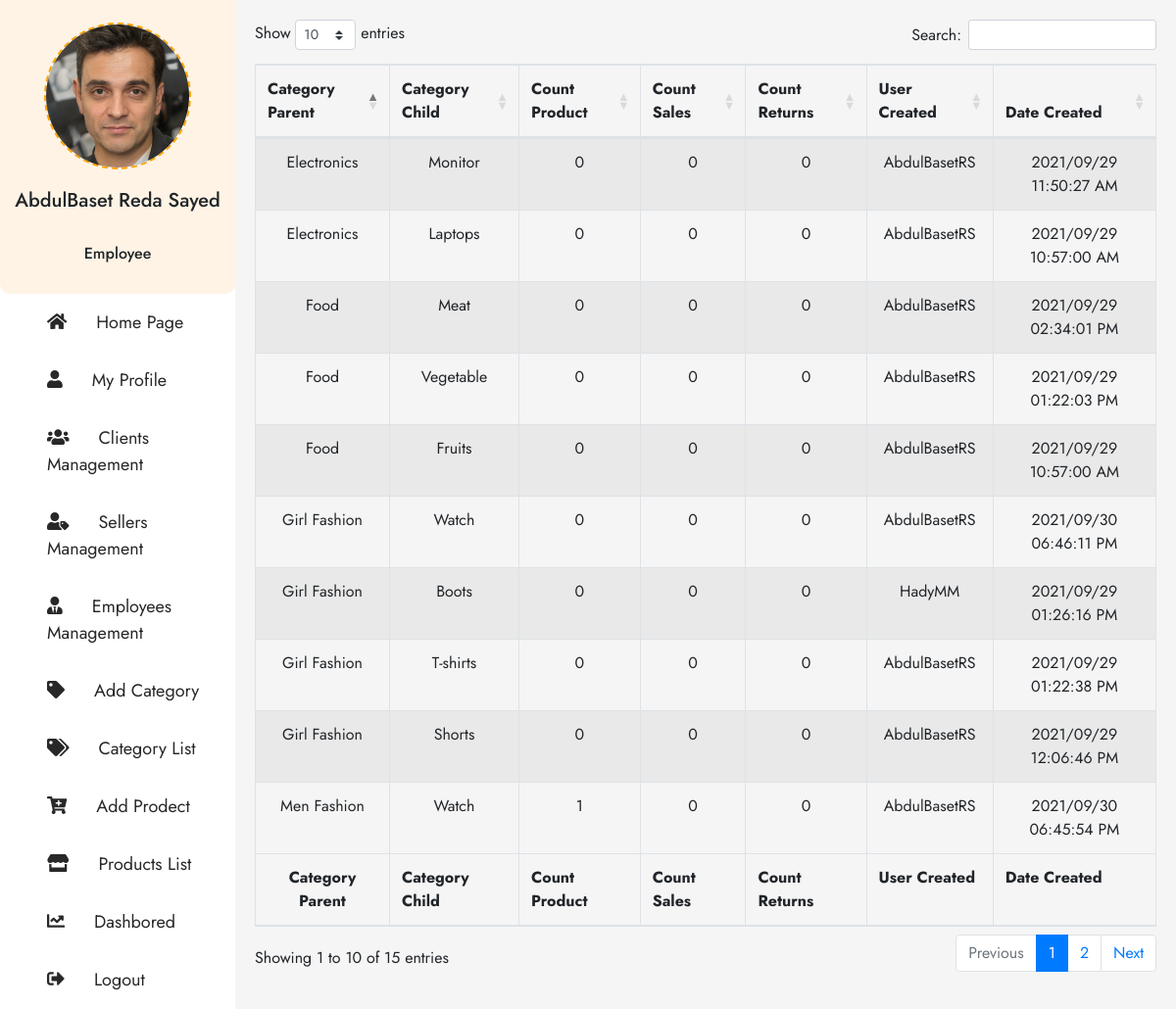
/Category-List.php (signed in), run on an earlier commit of the app's database.
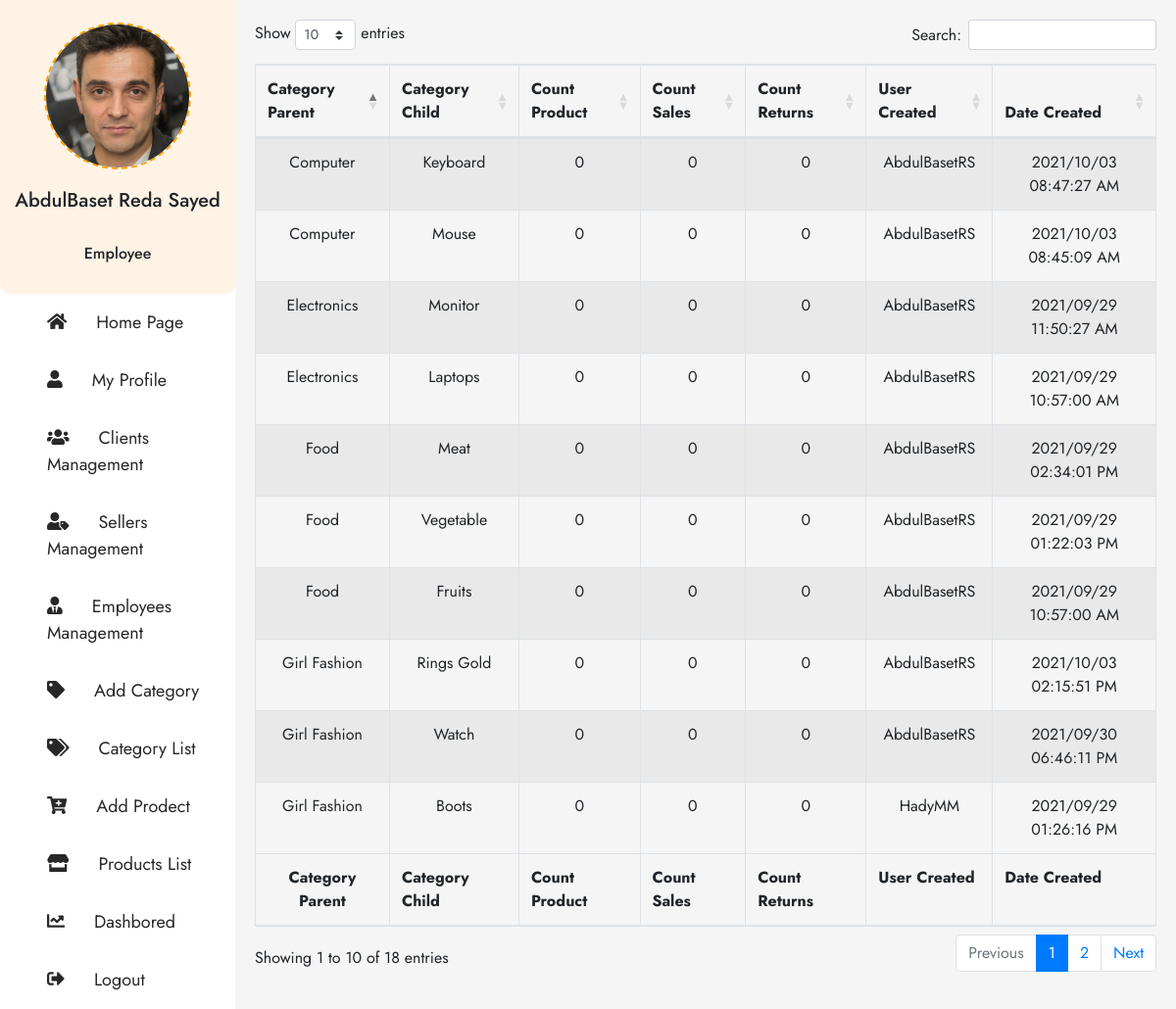
And on a later commit of the database.
### tables this page shows
CREATE TABLE `ha_category_list` (
  `HA_C_L_ID` bigint(20) UNSIGNED NOT NULL,
  `HA_C_L_Category_Name` varchar(255) NOT NULL,
  `HA_C_L_Parent_ID` varchar(255) NOT NULL,
  `HA_C_L_Status` varchar(255) NOT NULL,
  `HA_C_L_Count_Products` varchar(255) NOT NULL,
  `HA_C_L_Count_Sales` varchar(255) NOT NULL,
  `HA_C_L_Count_Returns` varchar(255) NOT NULL,
  `HA_C_L_Date_Created` varchar(255) NOT NULL,
  `HA_C_L_Time_Created` varchar(255) NOT NULL,
  `HA_C_L_User_ID_Created` varchar(255) NOT NULL
);

CREATE TABLE `ha_users` (
  `HA_U_ID` bigint(20) UNSIGNED NOT NULL,
  `HA_U_Username` varchar(255) NOT NULL,
  `HA_U_Password` varchar(255) NOT NULL,
  `HA_U_User_Status` varchar(255) NOT NULL,
  `HA_U_Last_Login` varchar(255) NOT NULL,
  `HA_U_First_Name` varchar(255) NOT NULL,
  `HA_U_Gender` varchar(255) NOT NULL,
  `HA_U_Second_Name` varchar(255) NOT NULL,
  `HA_U_Last_Name` varchar(255) NOT NULL,
  `HA_U_Country` varchar(255) NOT NULL,
  `HA_U_Email` varchar(255) NOT NULL,
  `HA_U_User_Type` varchar(255) NOT NULL,
  `HA_P_Views` varchar(255) NOT NULL,
  `HA_U_Sales` varchar(255) NOT NULL,
  `HA_U_Purchase` varchar(255) NOT NULL,
  `HA_U_Date_Created` varchar(255) NOT NULL,
  `HA_U_Time_Created` varchar(255) NOT NULL
);

### Datebase/DB_Category_List.php (called while the page is built, shortened)
<?php
    $SQL_Category_List = 'SELECT * FROM ha_category_list WHERE HA_C_L_Status = "Active" AND HA_C_L_Parent_ID != "" ORDER BY HA_C_L_ID DESC ';
    $Result_Category_List = mysqli_query($Connection,$SQL_Category_List);
    $Count_Category_List  = mysqli_num_rows($Result_Category_List);
?>

### Website-Structure/Category-List-Body.php (the view)
<div class="right-All-Clients Dasbored-content">
<table id="example" class="table table-striped table-bordered" style="width:100%;text-align:center;">
        <thead>
            <tr>
                <th>Category Parent</th>
                <th>Category Child</th>
                <th>Count Product</th>
                <th>Count Sales</th>
                <th>Count Returns</th>
                <th>User Created</th>
                <th>Date Created</th>
            </tr>
        </thead>
        <tbody>
            <?php
                if ($Count_Category_List > 0) {
                    while ($Rows = mysqli_fetch_array($Result_Category_List)) {
                        $SQL_Get_Parent_Name = 'SELECT HA_C_L_Category_Name FROM ha_category_list WHERE HA_C_L_ID = "'.$Rows['HA_C_L_Parent_ID'].'"';
                        $Result_Get_Parent_Name = mysqli_query($Connection,$SQL_Get_Parent_Name);
                        $Row_Get_Parent_Name  = mysqli_fetch_array($Result_Get_Parent_Name, MYSQLI_ASSOC);
                        $SQL_Get_Username= 'SELECT HA_U_Username FROM ha_users WHERE HA_U_ID = "'.$Rows['HA_C_L_User_ID_Created'].'"';
                        $Result_Get_Username = mysqli_query($Connection,$SQL_Get_Username);
                        $Row_Get_Username = mysqli_fetch_array($Result_Get_Username, MYSQLI_ASSOC);
                        echo '
                            <tr>
                                <td>'.$Row_Get_Parent_Name['HA_C_L_Category_Name'].'</td>
                                <td>'.$Rows['HA_C_L_Category_Name'].'</td>
                                <td>'.$Rows['HA_C_L_Count_Products'].'</td>
                                <td>'.$Rows['HA_C_L_Count_Sales'].'</td>
                                <td>'.$Rows['HA_C_L_Count_Returns'].'</td>
                                <td>'.$Row_Get_Username['HA_U_Username'].'</td>
                                <td>'.$Rows['HA_C_L_Date_Created'] . ' ' . $Rows['HA_C_L_Time_Created'] . '</td>
                            </tr>
                        ';
                    }
                }
            ?>
        </tbody>
        <tfoot>
            <tr>
                <th>Category Parent</th>
                <th>Category Child</th>
                <th>Count Product</th>
                <th>Count Sales</th>
                <th>Count Returns</th>
                <th>User Created</th>
                <th>Date Created</th>
            </tr>
        </tfoot>
    </table>
</div>

What changed in the data, as far as the page shows it:
no longer on this page (row unchanged): ha_category_list: ha_category_list.HA_C_L_Category_Name "Men Fashion", HA_C_L_Category_Name "Watch", HA_C_L_Count_Products "1", HA_C_L_Count_Sales "0", HA_C_L_Count_Returns "0", ha_users.HA_U_Username "AbdulBasetRS", HA_C_L_Date_Created "2021/09/30", HA_C_L_Time_Created "06:45:54 PM"
no longer on this page (row unchanged): ha_category_list: ha_category_list.HA_C_L_Category_Name "Girl Fashion", HA_C_L_Category_Name "T-shirts", HA_C_L_Count_Products "0", HA_C_L_Count_Sales "0", HA_C_L_Count_Returns "0", ha_users.HA_U_Username "AbdulBasetRS", HA_C_L_Date_Created "2021/09/29", HA_C_L_Time_Created "01:22:38 PM"
no longer on this page (row unchanged): ha_category_list: ha_category_list.HA_C_L_Category_Name "Girl Fashion", HA_C_L_Category_Name "Shorts", HA_C_L_Count_Products "0", HA_C_L_Count_Sales "0", HA_C_L_Count_Returns "0", ha_users.HA_U_Username "AbdulBasetRS", HA_C_L_Date_Created "2021/09/29", HA_C_L_Time_Created "12:06:46 PM"
added ha_category_list: ha_category_list.HA_C_L_Category_Name "Girl Fashion", HA_C_L_Category_Name "Rings Gold", HA_C_L_Count_Products "0", HA_C_L_Count_Sales "0", HA_C_L_Count_Returns "0", ha_users.HA_U_Username "AbdulBasetRS", HA_C_L_Date_Created "2021/10/03", HA_C_L_Time_Created "02:15:51 PM"
added ha_category_list: ha_category_list.HA_C_L_Category_Name "Computer", HA_C_L_Category_Name "Keyboard", HA_C_L_Count_Products "0", HA_C_L_Count_Sales "0", HA_C_L_Count_Returns "0", ha_users.HA_U_Username "AbdulBasetRS", HA_C_L_Date_Created "2021/10/03", HA_C_L_Time_Created "08:47:27 AM"
added ha_category_list: ha_category_list.HA_C_L_Category_Name "Computer", HA_C_L_Category_Name "Mouse", HA_C_L_Count_Products "0", HA_C_L_Count_Sales "0", HA_C_L_Count_Returns "0", ha_users.HA_U_Username "AbdulBasetRS", HA_C_L_Date_Created "2021/10/03", HA_C_L_Time_Created "08:45:09 AM"
Also different on the page:
text written by a page script: "Show entries Search: Showing 1 to 10 of 15 entries Previous 1 2 Next" → "Show entries Search: Showing 1 to 10 of 18 entries Previous 1 2 Next"
